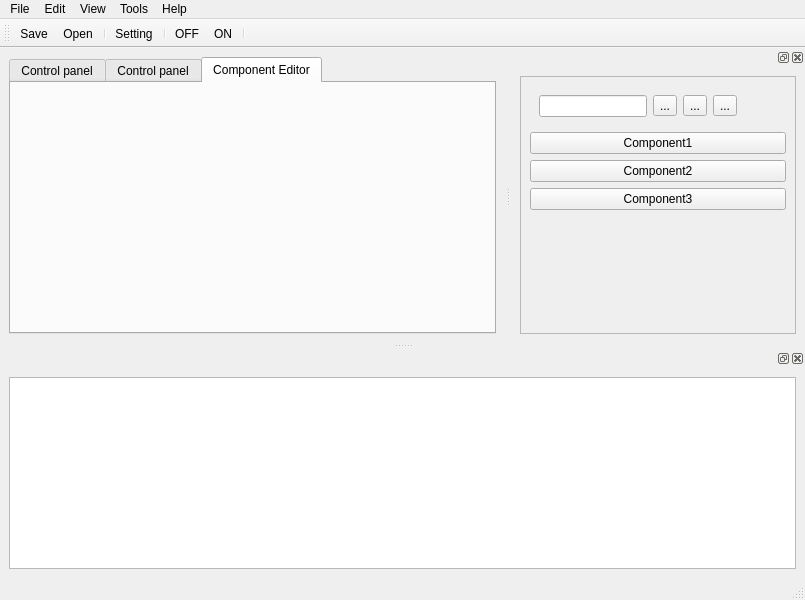
<?xml version="1.0" encoding="UTF-8"?>
<ui version="4.0">
 <class>MainWindow</class>
 <widget class="QMainWindow" name="MainWindow">
  <property name="geometry">
   <rect>
    <x>0</x>
    <y>0</y>
    <width>805</width>
    <height>600</height>
   </rect>
  </property>
  <property name="windowTitle">
   <string>MainWindow</string>
  </property>
  <widget class="QWidget" name="centralwidget">
   <layout class="QGridLayout" name="gridLayout">
    <item row="0" column="1">
     <widget class="QTabWidget" name="tabWidget">
      <property name="currentIndex">
       <number>2</number>
      </property>
      <widget class="QWidget" name="tab">
       <attribute name="title">
        <string>Control panel</string>
       </attribute>
       <layout class="QGridLayout" name="gridLayout_4"/>
      </widget>
      <widget class="QWidget" name="tab_3">
       <attribute name="title">
        <string>Control panel</string>
       </attribute>
      </widget>
      <widget class="QWidget" name="tab_2">
       <attribute name="title">
        <string>Component Editor</string>
       </attribute>
      </widget>
     </widget>
    </item>
   </layout>
  </widget>
  <widget class="QMenuBar" name="menubar">
   <property name="geometry">
    <rect>
     <x>0</x>
     <y>0</y>
     <width>805</width>
     <height>25</height>
    </rect>
   </property>
   <widget class="QMenu" name="menuFile">
    <property name="title">
     <string>File</string>
    </property>
    <addaction name="actionOpen"/>
    <addaction name="actionSave"/>
    <addaction name="actionUndock"/>
    <addaction name="actionExit"/>
   </widget>
   <widget class="QMenu" name="menuSimulations">
    <property name="title">
     <string>Tools</string>
    </property>
    <widget class="QMenu" name="menuSimulator">
     <property name="title">
      <string>Simulator</string>
     </property>
     <addaction name="actionSetting_2"/>
     <addaction name="actionON"/>
     <addaction name="actionOFF"/>
    </widget>
    <widget class="QMenu" name="menuControl_Panel">
     <property name="title">
      <string>Control Panel</string>
     </property>
     <addaction name="actionSetting_3"/>
    </widget>
    <widget class="QMenu" name="menuEditor">
     <property name="title">
      <string>Editor</string>
     </property>
     <addaction name="actionSetting_4"/>
    </widget>
    <addaction name="menuSimulator"/>
    <addaction name="menuControl_Panel"/>
    <addaction name="menuEditor"/>
   </widget>
   <widget class="QMenu" name="menuEdit">
    <property name="title">
     <string>Edit</string>
    </property>
    <addaction name="actionSetting"/>
   </widget>
   <widget class="QMenu" name="menuHelp">
    <property name="title">
     <string>Help</string>
    </property>
   </widget>
   <widget class="QMenu" name="menuView_2">
    <property name="title">
     <string>View</string>
    </property>
    <addaction name="actionEditor_2"/>
    <addaction name="actionControlPanel"/>
   </widget>
   <addaction name="menuFile"/>
   <addaction name="menuEdit"/>
   <addaction name="menuView_2"/>
   <addaction name="menuSimulations"/>
   <addaction name="menuHelp"/>
  </widget>
  <widget class="QStatusBar" name="statusbar"/>
  <widget class="QToolBar" name="toolBar">
   <property name="windowTitle">
    <string>toolBar</string>
   </property>
   <attribute name="toolBarArea">
    <enum>TopToolBarArea</enum>
   </attribute>
   <attribute name="toolBarBreak">
    <bool>false</bool>
   </attribute>
   <addaction name="actionSave"/>
   <addaction name="actionOpen"/>
   <addaction name="separator"/>
   <addaction name="actionSetting"/>
   <addaction name="separator"/>
   <addaction name="actionOFF"/>
   <addaction name="actionON"/>
   <addaction name="separator"/>
  </widget>
  <widget class="QDockWidget" name="dockWidget">
   <property name="sizePolicy">
    <sizepolicy hsizetype="Preferred" vsizetype="MinimumExpanding">
     <horstretch>0</horstretch>
     <verstretch>0</verstretch>
    </sizepolicy>
   </property>
   <property name="minimumSize">
    <size>
     <width>141</width>
     <height>121</height>
    </size>
   </property>
   <attribute name="dockWidgetArea">
    <number>8</number>
   </attribute>
   <widget class="QWidget" name="dockWidgetContents">
    <layout class="QGridLayout" name="gridLayout_3">
     <item row="0" column="0">
      <widget class="QTextEdit" name="textEdit_2">
       <property name="documentTitle">
        <string>LOG</string>
       </property>
      </widget>
     </item>
    </layout>
   </widget>
  </widget>
  <widget class="QDockWidget" name="dockWidget_2">
   <attribute name="dockWidgetArea">
    <number>2</number>
   </attribute>
   <widget class="QWidget" name="dockWidgetContents_2">
    <layout class="QGridLayout" name="gridLayout_2">
     <item row="0" column="0">
      <widget class="QScrollArea" name="scrollArea">
       <property name="widgetResizable">
        <bool>true</bool>
       </property>
       <widget class="QWidget" name="scrollAreaWidgetContents">
        <property name="geometry">
         <rect>
          <x>0</x>
          <y>0</y>
          <width>297</width>
          <height>227</height>
         </rect>
        </property>
        <layout class="QVBoxLayout" name="verticalLayout">
         <item>
          <widget class="QWidget" name="widget" native="true">
           <layout class="QGridLayout" name="gridLayout_6">
            <item row="0" column="0">
             <layout class="QHBoxLayout" name="horizontalLayout">
              <item>
               <widget class="QLineEdit" name="lineEdit">
                <property name="text">
                 <string/>
                </property>
               </widget>
              </item>
              <item>
               <widget class="QToolButton" name="toolButton_2">
                <property name="text">
                 <string>...</string>
                </property>
                <property name="icon">
                 <iconset>
                  <normaloff>share/rcmanager/1465608687_search.png</normaloff>share/rcmanager/1465608687_search.png</iconset>
                </property>
               </widget>
              </item>
              <item>
               <widget class="QToolButton" name="toolButton">
                <property name="text">
                 <string>...</string>
                </property>
                <property name="icon">
                 <iconset>
                  <normaloff>share/rcmanager/1465594390_sign-add.png</normaloff>share/rcmanager/1465594390_sign-add.png</iconset>
                </property>
               </widget>
              </item>
              <item>
               <widget class="QToolButton" name="toolButton_4">
                <property name="text">
                 <string>...</string>
                </property>
                <property name="icon">
                 <iconset>
                  <normaloff>share/rcmanager/1465608670_minus.png</normaloff>share/rcmanager/1465608670_minus.png</iconset>
                </property>
               </widget>
              </item>
              <item>
               <spacer name="horizontalSpacer">
                <property name="orientation">
                 <enum>Qt::Horizontal</enum>
                </property>
                <property name="sizeHint" stdset="0">
                 <size>
                  <width>40</width>
                  <height>20</height>
                 </size>
                </property>
               </spacer>
              </item>
             </layout>
            </item>
           </layout>
          </widget>
         </item>
         <item>
          <widget class="QPushButton" name="pushButton">
           <property name="text">
            <string>Component1</string>
           </property>
           <property name="icon">
            <iconset>
             <normaloff>share/rcmanager/drawing_right.png</normaloff>share/rcmanager/drawing_right.png</iconset>
           </property>
          </widget>
         </item>
         <item>
          <widget class="QPushButton" name="pushButton_2">
           <property name="text">
            <string>Component2</string>
           </property>
           <property name="icon">
            <iconset>
             <normaloff>share/rcmanager/drawing_left.png</normaloff>share/rcmanager/drawing_left.png</iconset>
           </property>
          </widget>
         </item>
         <item>
          <widget class="QPushButton" name="pushButton_3">
           <property name="text">
            <string>Component3</string>
           </property>
           <property name="icon">
            <iconset>
             <normaloff>share/rcmanager/drawing_green.png</normaloff>share/rcmanager/drawing_green.png</iconset>
           </property>
          </widget>
         </item>
         <item>
          <spacer name="verticalSpacer">
           <property name="orientation">
            <enum>Qt::Vertical</enum>
           </property>
           <property name="sizeHint" stdset="0">
            <size>
             <width>20</width>
             <height>40</height>
            </size>
           </property>
          </spacer>
         </item>
        </layout>
       </widget>
      </widget>
     </item>
    </layout>
   </widget>
  </widget>
  <action name="actionOpen">
   <property name="icon">
    <iconset>
     <normaloff>share/rcmanager/1465393728_open-file.png</normaloff>share/rcmanager/1465393728_open-file.png</iconset>
   </property>
   <property name="text">
    <string>Open</string>
   </property>
   <property name="shortcut">
    <string>Ctrl+O</string>
   </property>
  </action>
  <action name="actionSave">
   <property name="icon">
    <iconset>
     <normaloff>share/rcmanager/1465394415_floppy.png</normaloff>share/rcmanager/1465394415_floppy.png</iconset>
   </property>
   <property name="text">
    <string>Save</string>
   </property>
   <property name="shortcut">
    <string>Ctrl+S</string>
   </property>
  </action>
  <action name="actionEdit">
   <property name="text">
    <string>Edit</string>
   </property>
  </action>
  <action name="actionUndock">
   <property name="text">
    <string>Undock</string>
   </property>
  </action>
  <action name="actionExit">
   <property name="text">
    <string>Exit</string>
   </property>
  </action>
  <action name="actionSetting">
   <property name="icon">
    <iconset>
     <normaloff>share/rcmanager/1465394550_Settings.png</normaloff>share/rcmanager/1465394550_Settings.png</iconset>
   </property>
   <property name="text">
    <string>Setting</string>
   </property>
  </action>
  <action name="actionSetting_2">
   <property name="text">
    <string>Setting</string>
   </property>
  </action>
  <action name="actionON">
   <property name="icon">
    <iconset>
     <normaloff>share/rcmanager/simulionOn.png</normaloff>share/rcmanager/simulionOn.png</iconset>
   </property>
   <property name="text">
    <string>ON</string>
   </property>
  </action>
  <action name="actionOFF">
   <property name="icon">
    <iconset>
     <normaloff>share/rcmanager/simulatorOFF.png</normaloff>share/rcmanager/simulatorOFF.png</iconset>
   </property>
   <property name="text">
    <string>OFF</string>
   </property>
  </action>
  <action name="actionSetting_3">
   <property name="text">
    <string>Setting</string>
   </property>
  </action>
  <action name="actionSetting_4">
   <property name="text">
    <string>Setting</string>
   </property>
  </action>
  <action name="actionEditor_2">
   <property name="text">
    <string>Editor</string>
   </property>
  </action>
  <action name="actionControlPanel">
   <property name="text">
    <string>ControlPanel</string>
   </property>
  </action>
 </widget>
 <resources/>
 <connections/>
</ui>
